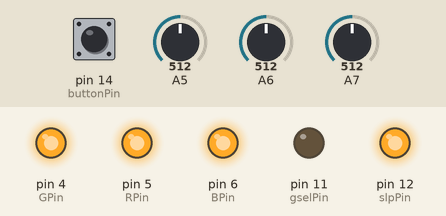
The sketch below on a simulated Arduino Mega 2560, built with avr-gcc and run on an emulated ATmega2560. On the bench: output pins drawn as LEDs (lit = HIGH). The test bench sets the inputs (shaded band); at power-on: pin 14 (buttonPin) LOW, A5 = 512, A6 = 512, A7 = 512. What the sketch prints to the serial monitor is not drawn.

Above: at 1.2 s.
1.3 s: pin 14 (buttonPin) pulled HIGH for 0.15 s
Timing chart, 0 to 4.3 s (numbered marks = the images above; inputs shaded):
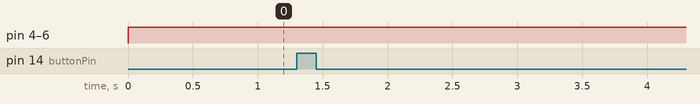

Measured:
- after the input at 1.3 s, every drawn part: stays the same

The sketch:

accel_test.ino
```cpp
//Pin configurations
#define ZPin 23
#define YPin 22
#define XPin 21
#define slpPin 12
#define gselPin 11
#define buttonPin 14

#define RPin 5
#define GPin 4
#define BPin 6

//application configurations
#define SIXGMODE 0
#define SAMPLE_SIZE 100 //number of samples per Gesture
#define DELAY_SIZE 10 //delay betweeen two samples

typedef struct {
  float x;
  float y;
  float z;
} AccelData;

AccelData gesture[SAMPLE_SIZE];
float x, y, z;
float mVperG;
int buttonstate = 0;

void setup() {
  pinMode(slpPin, OUTPUT);
  pinMode(gselPin, OUTPUT);
  pinMode(buttonPin, INPUT);

  //prevent sleep mode
  digitalWrite(slpPin, HIGH);

  //configure sensitivity (1.5g or 6g)
  if(SIXGMODE){
    digitalWrite(gselPin, HIGH);
    mVperG = 0.206;
  }
  else{
    digitalWrite(gselPin, LOW);
    mVperG = 0.8;
  }

  Serial.begin(115200);
  Serial.println("Serial ready");
}

void readAccel(){
  //read

  //analog output is between 0 (0V) and 1023 (5V) -> 0.0049V per unit
  //sensor outputs voltages centered ar vdd/2 -> 3.3/2 -> 1.65 -> 336.5 analogRead
  //sensor outputs will always be within range of 0 to VDD -> 0 to 673
  //1g -> 800mV if gsel = low
  //1g -> 206mV if gsel = high
  for(int i = 0; i < SAMPLE_SIZE; i++){

    x = ((analogRead(XPin) * 0.0049) - 1.65) / mVperG;
    y = ((analogRead(YPin) * 0.0049) - 1.65) / mVperG;
    z = ((analogRead(ZPin) * 0.0049) - 1.65) / mVperG;

    //Serial.print("X: ");
    Serial.print(x);
    //Serial.print(" Y: ");
    Serial.print(" ");
    Serial.print(y);
    //Serial.print(" Z: ");
    Serial.print(" ");
    Serial.println(z);
    //Serial.println(((analogRead(ZPin) * 0.0049) - 1.65) / 0.8);

    gesture[i].x = x;
    gesture[i].y = y;
    gesture[i].z = z;

    delay(DELAY_SIZE);
  }
}

void loop() {
  analogWrite(RPin, 255);
  analogWrite(GPin, 255);
  analogWrite(BPin, 255);

  buttonstate = digitalRead(buttonPin);
  if(buttonstate == HIGH){
    //Serial.println("Button pressed!");
    readAccel();
  }
}
```
